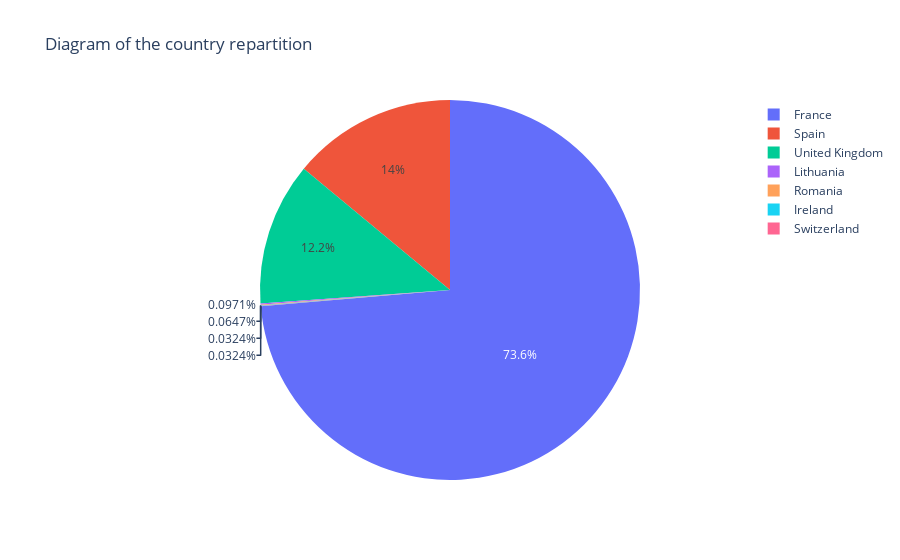

Source (notebook cell):
### Markdown cell above
### b - Pie of countries

### Code cell
# We initialize a variable to get the count of every country
count_country = df['Country'].value_counts()

# Then we plot the pie
fig = px.pie(count_country, values=count_country.values, names=count_country.index, 
             title='Diagram of the country repartition')

fig.show()

### Figure 1 — Plotly figure (JSON) as saved in the notebook; plotly's stock layout.template omitted (floating-point values rounded to 4 significant figures)
{"data": [{"domain": {"x": [0, 1], "y": [0, 1]}, "hovertemplate": "Country=%{label}<br>value=%{value}<extra></extra>", "labels": ["France", "Spain", "United Kingdom", "Lithuania", "Romania", "Ireland", "Switzerland"], "legendgroup": "", "name": "", "showlegend": true, "type": "pie", "values": [2276, 432, 376, 3, 2, 1, 1]}], "layout": {"legend": {"tracegroupgap": 0}, "title": {"text": "Diagram of the country repartition"}}}
